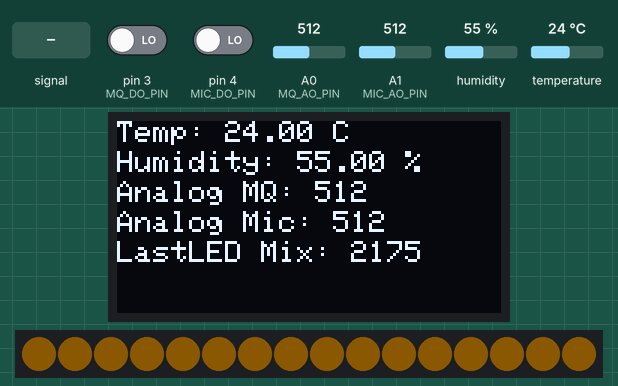
This sketch was run on a simulated Arduino Uno, built with avr-gcc and run on an emulated ATmega328P. Shown: 128×64 one-colour display, 16 RGB LEDs in strip order, left to right. Inputs (shaded band) come from the test bench; at power-on: A1 (MIC_AO_PIN) = 512, humidity 55 %, A0 (MQ_AO_PIN) = 512, pin 3 (MQ_DO_PIN) LOW, pin 4 (MIC_DO_PIN) LOW, temperature 24 °C. Dim RGB values are drawn brighter than linear; the display library's start-up logo is not drawn; what the sketch prints to the serial monitor is not drawn.

Above: at 3.2 s.
3.3 s: A1 (MIC_AO_PIN) fed a 200 Hz sine of ±81 counts around its level
At 4.3 s:
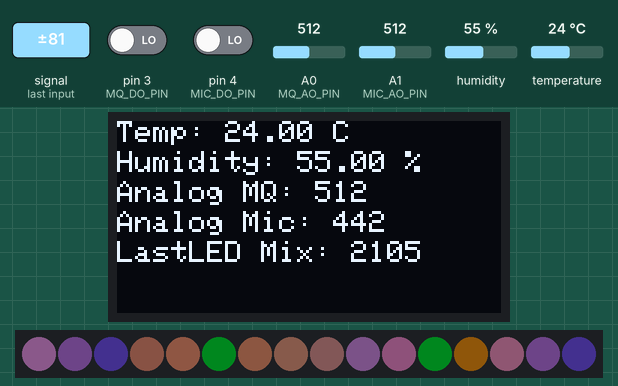
7.0 s: A1 (MIC_AO_PIN) set to 716
At 8.5 s:
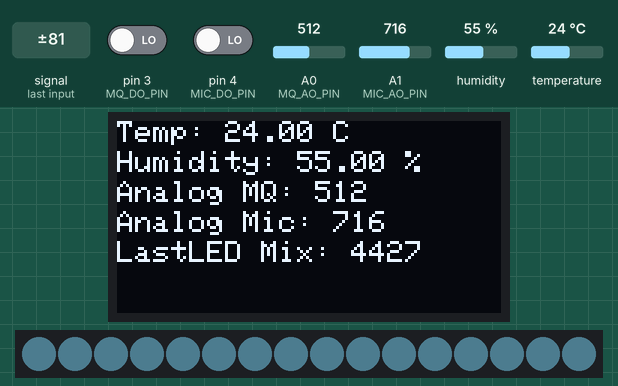
8.8 s: A1 (MIC_AO_PIN) fed a 1000 Hz sine of ±255 counts around its level
At 9.5 s:
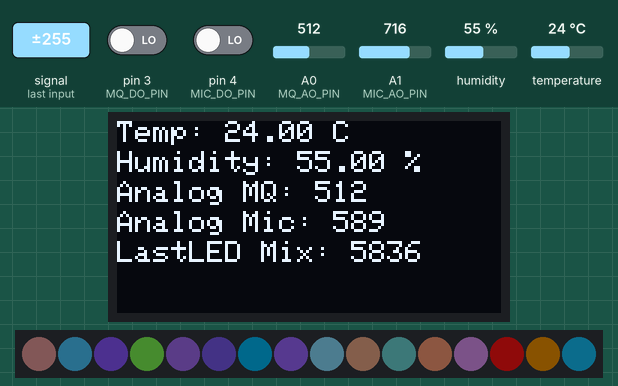
12.2 s: humidity set to 22 %
At 14.1 s:
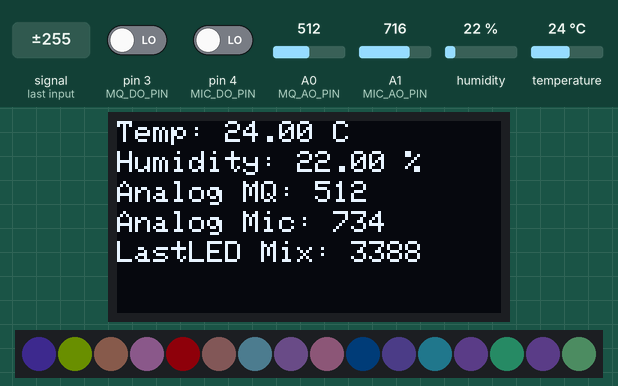
15.7 s: A0 (MQ_AO_PIN) set to 716
At 16.4 s:
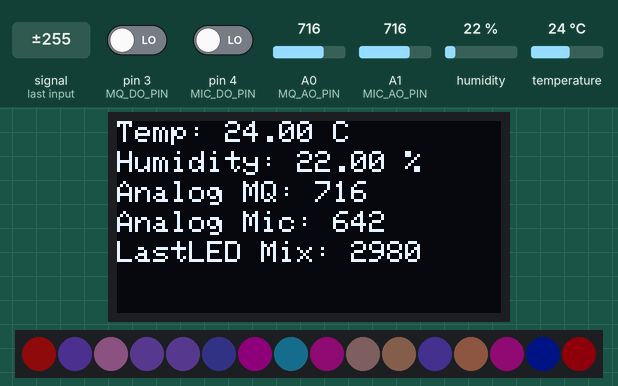
19.1 s: pin 3 (MQ_DO_PIN) driven HIGH
At 20.4 s:
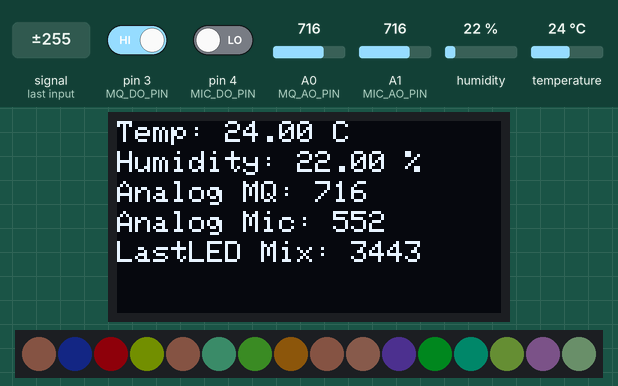
Timing chart, 0 to 22.1 s (numbered marks = the images above; inputs shaded):
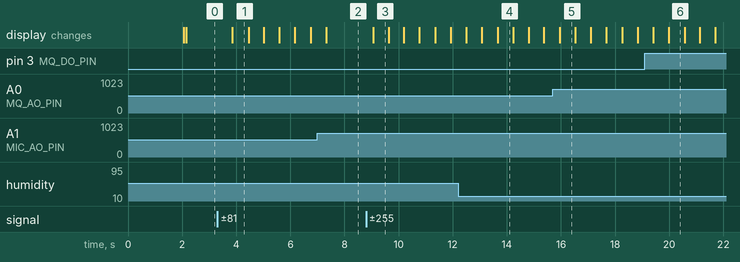

Measured:
- after the input at 3.3 s, the display: changes after 0.56 s (image 1)
- after the input at 7.0 s, the display: changes after 0.33 s (image 2)
- after the input at 8.8 s, the display: changes after 0.26 s (image 3)
- after the input at 12.2 s, the display: first differs from a run without the input after 1.5 s (image 4)
- after the input at 15.7 s, the display: changes after 0.26 s (image 5)
- after the input at 19.1 s, the display: first changes after 0.31 s (image 6 shows a later state)
- what the display in image 1 shows lasts 0.6 s, from 3.9 s to 4.5 s

The sketch:

EntropyVisualization.ino
```cpp
#include <Wire.h>
#include <Adafruit_SSD1306.h>
#include <Adafruit_GFX.h>
#include <DHT.h>
#include <Adafruit_NeoPixel.h>

// OLED display settings
#define SCREEN_WIDTH 128
#define SCREEN_HEIGHT 64
#define OLED_RESET -1
Adafruit_SSD1306 display(SCREEN_WIDTH, SCREEN_HEIGHT, &Wire, OLED_RESET);

// DHT11 settings
#define DHTPIN 2
#define DHTTYPE DHT11
DHT dht(DHTPIN, DHTTYPE);

// MQ Sensor settings
#define MQ_AO_PIN A0
#define MQ_DO_PIN 3
#define MQ_MAX_VALUE 1023

#define LED_PIN 8
#define NUM_LEDS 16

Adafruit_NeoPixel strip = Adafruit_NeoPixel(NUM_LEDS, LED_PIN, NEO_GRB + NEO_KHZ800);

// KY-037 Microphone settings
#define MIC_AO_PIN A1
#define MIC_DO_PIN 4

void setup() {
  // Initializes serial communication
  Serial.begin(9600);

  // Initializes DHT sensor
  dht.begin();

  // Initializes OLED display
  if (!display.begin(SSD1306_SWITCHCAPVCC, 0x3C)) {
    Serial.println(F("SSD1306 allocation failed"));
    while (true); // Stays here forever
  }
  display.display();
  delay(2000);
  display.clearDisplay();

  // Sets MQ sensor digital pin as input
  pinMode(MQ_DO_PIN, INPUT);

  // Initializes NeoPixel strip
  strip.begin();
  strip.setBrightness(15); // Set brightness (0-255)
  strip.show(); // Initialize all pixels to 'off'

  // Sets KY-037 microphone digital pin as input
  pinMode(MIC_DO_PIN, INPUT);
}

void loop() {
  float humidity = 0;
  float temperature = 0;
  int mqAnalogValue = 0;
  int micValue = 0;
  unsigned long mix = 0;

  // Iterates through Numbers of LEDS, check each component at each LED, mix and create colour output
  for (int i = 0; i < NUM_LEDS; i++) {
    humidity = dht.readHumidity();
    temperature = dht.readTemperature();
    mqAnalogValue = analogRead(MQ_AO_PIN); // not converted to voltage for more leverage in mix calc
    micValue = analogRead(MIC_AO_PIN); // not converted to voltage for more leverage in mix calc

    // Checks if any reads failed and exit early (to try again).
    if (isnan(humidity) || isnan(temperature)) {
      return;
    }

    int mqDigitalValue = digitalRead(MQ_DO_PIN);
    int micDigitalValue = digitalRead(MIC_DO_PIN);

    // Introduce more variability without using random()
    float tempFraction = temperature - int(temperature); // Get fractional part of temperature
    mix = (humidity * (tempFraction + 1)) + (temperature * (mqAnalogValue % 10 + 1)) + (mqAnalogValue * (micValue % 10 + 1)) + (micValue * (mqDigitalValue + 1)) + (mqDigitalValue * (micDigitalValue + 1)) + (micDigitalValue * (humidity + 1));

    // Uses modulo to bring mixColour to 0-255 and ensure minimum value (for less white/off LEDs without affecting random mix value)
    int red = (mix % 255) + 50; // Ensure minimum value of 50
    int green = ((mix / 2) % 255) + 50; // Ensure minimum value of 50
    int blue = ((mix / 3) % 255) + 50; // Ensure minimum value of 50

    strip.setPixelColor(i, strip.Color(red, green, blue));

    // prints mix to serial
    Serial.println(mix);
  }

  strip.show();

  // Displays sensor values on OLED with graphics
  display.clearDisplay();
  display.setTextSize(1);
  display.setTextColor(SSD1306_WHITE);

  // Displays temperature
  display.setCursor(0, 0);
  display.print(F("Temp: "));
  display.print(temperature);
  display.println(F(" C"));

  // Displays humidity
  display.setCursor(0, 10);
  display.print(F("Humidity: "));
  display.print(humidity);
  display.println(F(" %"));

  // Displays MQ sensor analog value as current/max
  display.setCursor(0, 20);
  display.print(F("Analog MQ: "));
  display.print(mqAnalogValue);

  // Displays Microphone Amount
  display.setCursor(0, 30);
  display.print(F("Analog Mic: "));
  display.print(micValue);

  // Displays Amount of Randomness between all values achieved from the LastLED
  display.setCursor(0, 40);
  display.print(F("LastLED Mix: "));
  display.print(mix);

  display.display();

  delay(500);
}
```

EntropyVisualization.cpp
```cpp
#include <Wire.h>
#include <Adafruit_SSD1306.h>
#include <Adafruit_GFX.h>
#include <DHT.h>
#include <Adafruit_NeoPixel.h>

// OLED display settings
#define SCREEN_WIDTH 128
#define SCREEN_HEIGHT 64
#define OLED_RESET -1
Adafruit_SSD1306 display(SCREEN_WIDTH, SCREEN_HEIGHT, &Wire, OLED_RESET);

// DHT11 settings
#define DHTPIN 2
#define DHTTYPE DHT11
DHT dht(DHTPIN, DHTTYPE);

// MQ Sensor settings
#define MQ_AO_PIN A0
#define MQ_DO_PIN 3
#define MQ_MAX_VALUE 1023

#define LED_PIN 8
#define NUM_LEDS 16

Adafruit_NeoPixel strip = Adafruit_NeoPixel(NUM_LEDS, LED_PIN, NEO_GRB + NEO_KHZ800);

// KY-037 Microphone settings
#define MIC_AO_PIN A1
#define MIC_DO_PIN 4

void setup() {
  // Initializes serial communication
  Serial.begin(9600);

  // Initializes DHT sensor
  dht.begin();

  // Initializes OLED display
  if (!display.begin(SSD1306_SWITCHCAPVCC, 0x3C)) {
    Serial.println(F("SSD1306 allocation failed"));
    while (true); // Stays here forever
  }
  display.display();
  delay(2000);
  display.clearDisplay();

  // Sets MQ sensor digital pin as input
  pinMode(MQ_DO_PIN, INPUT);

  // Initializes NeoPixel strip
  strip.begin();
  strip.setBrightness(15); // Set brightness (0-255)
  strip.show(); // Initialize all pixels to 'off'

  // Sets KY-037 microphone digital pin as input
  pinMode(MIC_DO_PIN, INPUT);
}

void loop() {
  float humidity = 0;
  float temperature = 0;
  int mqAnalogValue = 0;
  int micValue = 0;
  unsigned long mix = 0;

  // Iterates through Numbers of LEDS, check each component at each LED, mix and create colour output
  for (int i = 0; i < NUM_LEDS; i++) {
    humidity = dht.readHumidity();
    temperature = dht.readTemperature();
    mqAnalogValue = analogRead(MQ_AO_PIN); // not converted to voltage for more leverage in mix calc
    micValue = analogRead(MIC_AO_PIN); // not converted to voltage for more leverage in mix calc

    // Checks if any reads failed and exit early (to try again).
    if (isnan(humidity) || isnan(temperature)) {
      return;
    }

    int mqDigitalValue = digitalRead(MQ_DO_PIN);
    int micDigitalValue = digitalRead(MIC_DO_PIN);

    // Introduce more variability without using random()
    float tempFraction = temperature - int(temperature); // Get fractional part of temperature
    mix = (humidity * (tempFraction + 1)) + (temperature * (mqAnalogValue % 10 + 1)) + (mqAnalogValue * (micValue % 10 + 1)) + (micValue * (mqDigitalValue + 1)) + (mqDigitalValue * (micDigitalValue + 1)) + (micDigitalValue * (humidity + 1));

    // Uses modulo to bring mixColour to 0-255 and ensure minimum value (for less white/off LEDs without affecting random mix value)
    int red = (mix % 255) + 50; // Ensure minimum value of 50
    int green = ((mix / 2) % 255) + 50; // Ensure minimum value of 50
    int blue = ((mix / 3) % 255) + 50; // Ensure minimum value of 50

    strip.setPixelColor(i, strip.Color(red, green, blue));

    // prints mix to serial
    Serial.println(mix);
  }

  strip.show();

  // Displays sensor values on OLED with graphics
  display.clearDisplay();
  display.setTextSize(1);
  display.setTextColor(SSD1306_WHITE);

  // Displays temperature
  display.setCursor(0, 0);
  display.print(F("Temp: "));
  display.print(temperature);
  display.println(F(" C"));

  // Displays humidity
  display.setCursor(0, 10);
  display.print(F("Humidity: "));
  display.print(humidity);
  display.println(F(" %"));

  // Displays MQ sensor analog value as current/max
  display.setCursor(0, 20);
  display.print(F("Analog MQ: "));
  display.print(mqAnalogValue);

  // Displays Microphone Amount
  display.setCursor(0, 30);
  display.print(F("Analog Mic: "));
  display.print(micValue);

  // Displays Amount of Randomness between all values achieved from the LastLED
  display.setCursor(0, 40);
  display.print(F("LastLED Mix: "));
  display.print(mix);

  display.display();

  delay(500);
}
```
